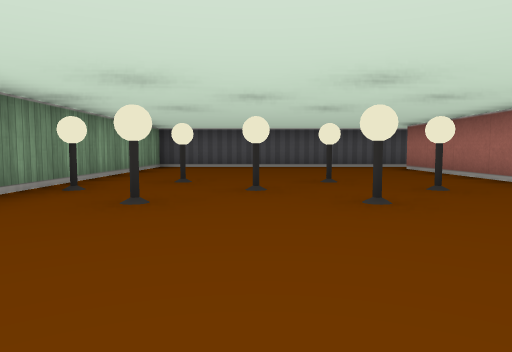
[1] (above)

24 first-person views from a walk through a cub3D level. The camera is about half as high as the walls, tilts 4° down and sees 70° across. The floor is counted in squares. Each view is taken from the middle of a square. On the plan, view 1 faces up. The plan holds only what a view shows up to about 9 squares ahead; the rest is blank.

[2]
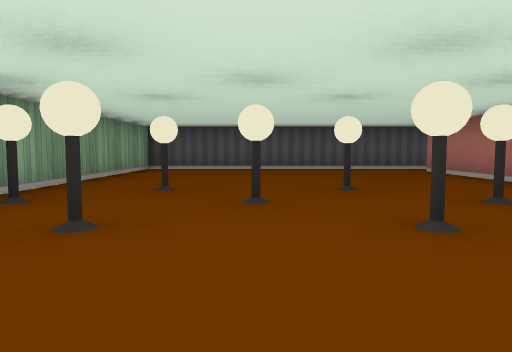

[3]
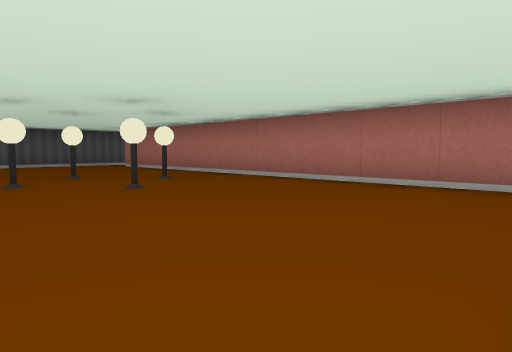

[4]
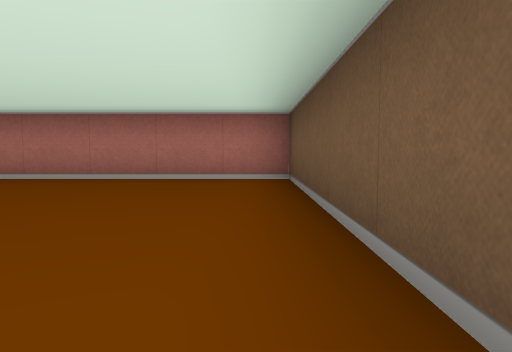

[5]
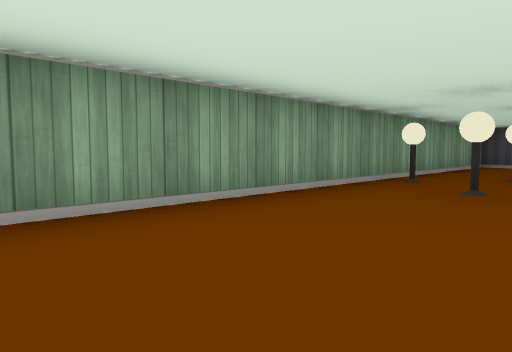

[6]
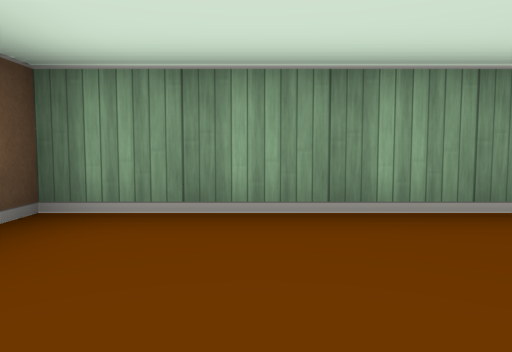

[7]
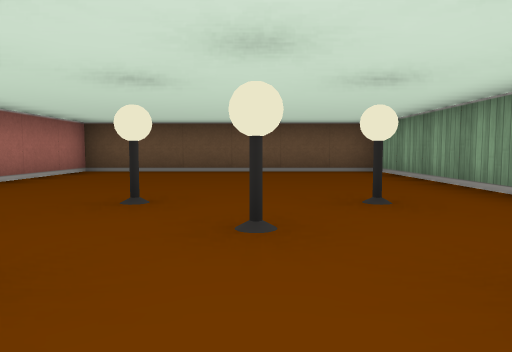

[8]
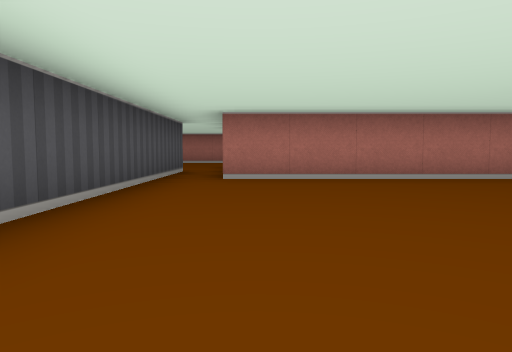

[9]
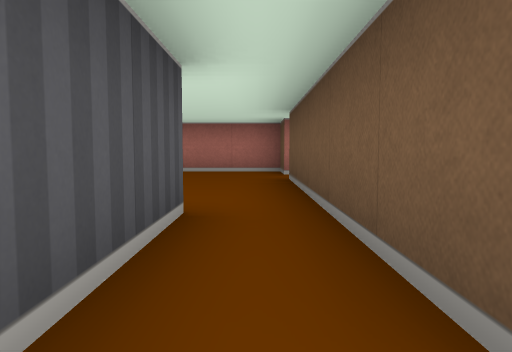

[10]
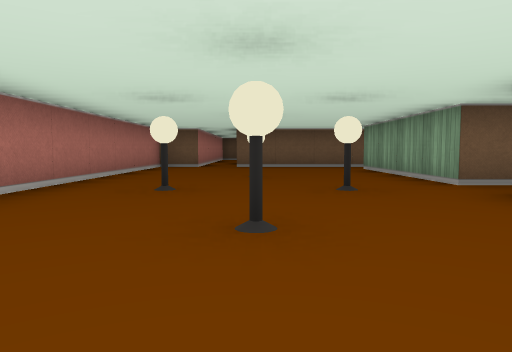

[11]
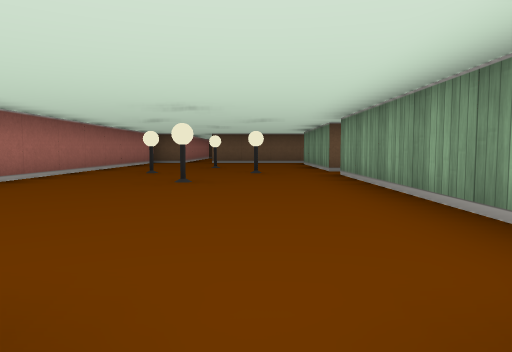

[12]
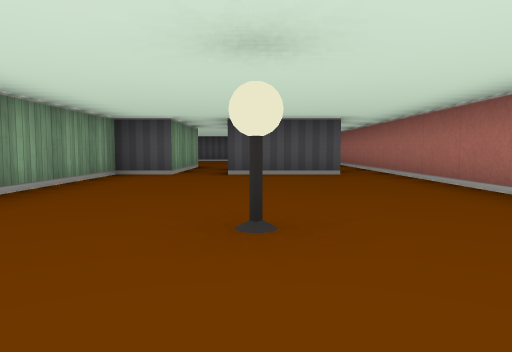

[13]
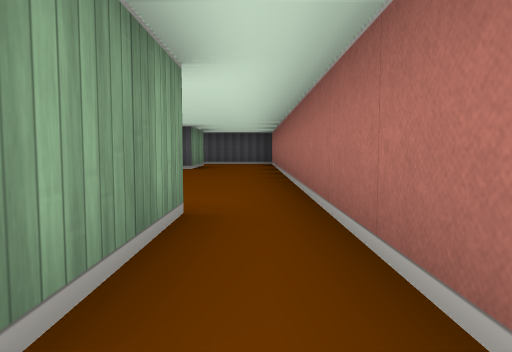

[14]
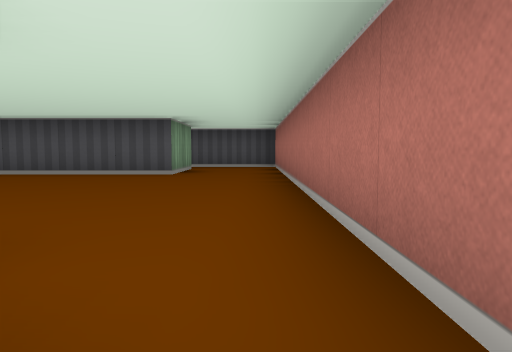

[15]
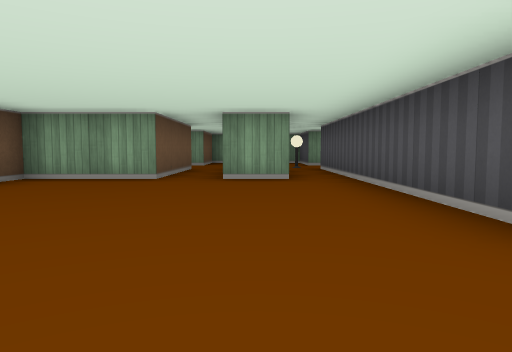

[16]
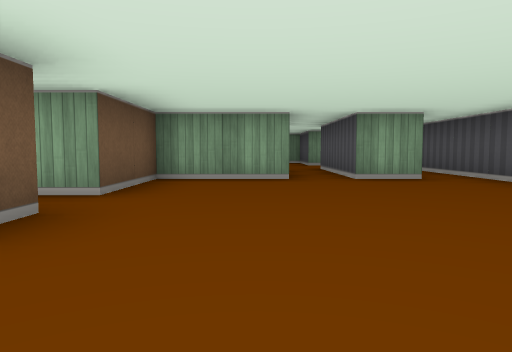

[17]
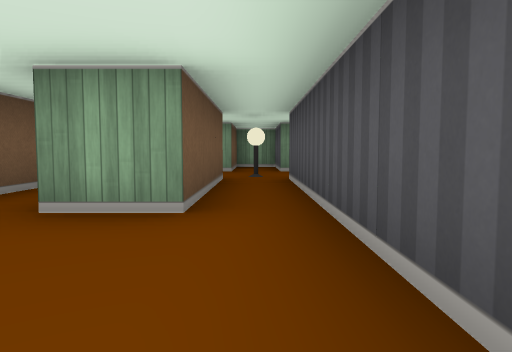

[18]
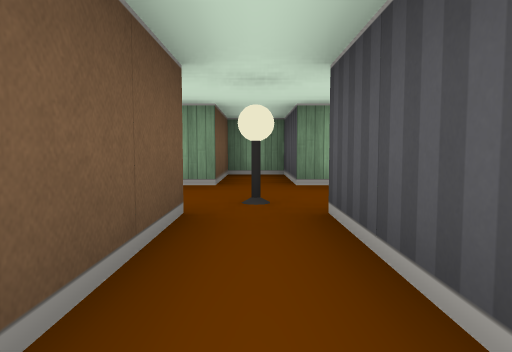

[19]
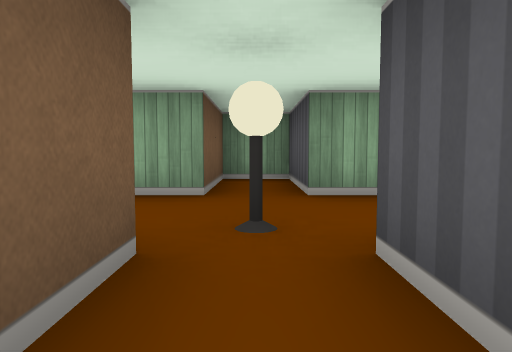

[20]
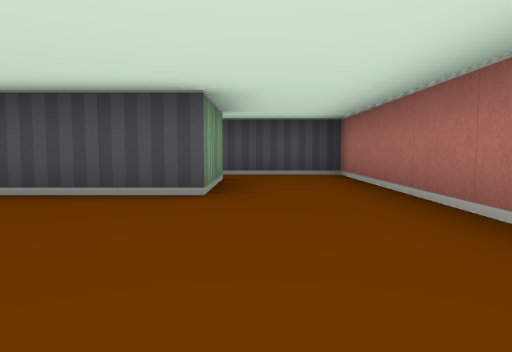

[21]
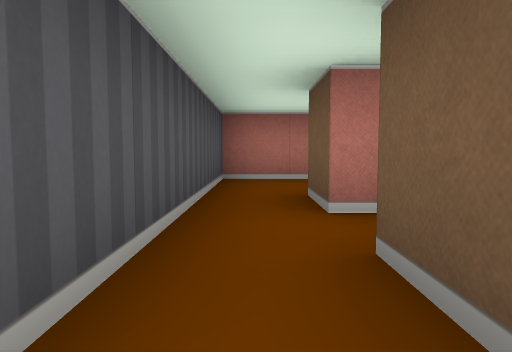

[22]
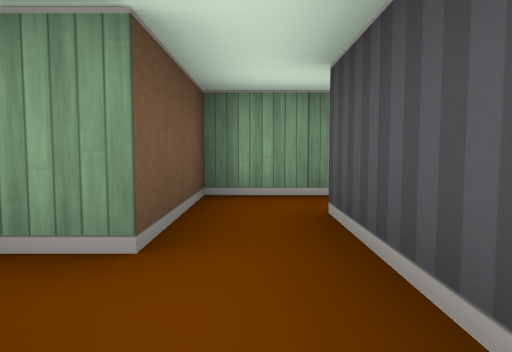

[23]
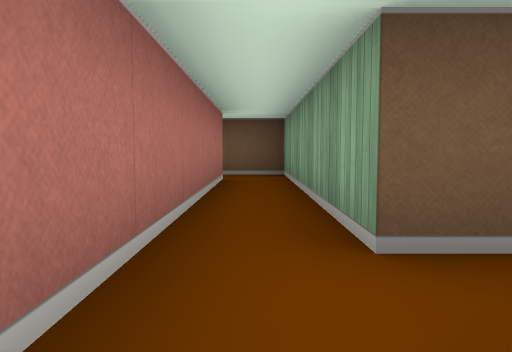

[24]
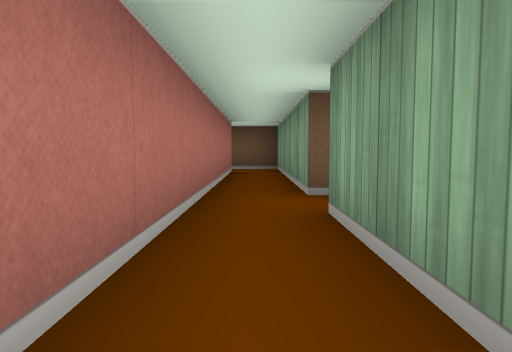

### Floor plan
Ten units are one square. View 1 is at (0, 0); x grows to the right and y downward. Boxes are objects, and circles mark ways between rooms. Rooms are numbered by the first view taken in them; rooms with no view inside come last. Other rooms are left out.
<svg viewBox="-30 -389 140 409">
<path fill="none" stroke="#000" d="M35 -95 -25 -95 -25 15 35 15 35 -85M48 -135 55 -135 55 -95 35 -95M95 -85 105 -85 105 -205M35 -85 85 -85M65 -205 55 -205 55 -145M95 -205 75 -205M15 -255 45 -255 45 -235 65 -235 65 -205M15 -275 45 -275 45 -265 15 -265M95 -225 95 -205M85 -305 85 -285 15 -285M105 -205 105 -305M-5 -292 -5 -285 -25 -285 -25 -275 -5 -275 -5 -268M39 -355 45 -355 45 -305 55 -305M45 -384 45 -365M55 -315 55 -384M75 -305 85 -305M55 -305 65 -305 65 -299M105 -305 105 -315 55 -315"/>
<rect x="-25" y="-45" width="10" height="10" fill="#bbb"><title>lamp</title></rect>
<rect x="-15" y="-35" width="10" height="10" fill="#bbb"><title>lamp</title></rect>
<rect x="-15" y="-55" width="10" height="10" fill="#bbb"><title>lamp</title></rect>
<rect x="-5" y="-45" width="10" height="10" fill="#bbb"><title>lamp</title></rect>
<rect x="5" y="-35" width="10" height="10" fill="#bbb"><title>lamp</title></rect>
<rect x="5" y="-55" width="10" height="10" fill="#bbb"><title>lamp</title></rect>
<rect x="15" y="-45" width="10" height="10" fill="#bbb"><title>lamp</title></rect>
<rect x="65" y="-145" width="10" height="10" fill="#bbb"><title>lamp</title></rect>
<rect x="75" y="-125" width="10" height="10" fill="#bbb"><title>lamp</title></rect>
<rect x="75" y="-165" width="10" height="10" fill="#bbb"><title>lamp</title></rect>
<rect x="85" y="-145" width="10" height="10" fill="#bbb"><title>lamp</title></rect>
<rect x="5" y="-285" width="10" height="10" fill="#bbb"><title>lamp</title></rect>
<circle cx="45" cy="-90" r="3" fill="#2a7"/>
<circle cx="85" cy="-210" r="3" fill="#2a7"/>
<circle cx="95" cy="-295" r="3" fill="#2a7"/>
<circle cx="60" cy="-310" r="3" fill="#2a7"/>
<text x="0" y="-40">1</text>
<text x="80" y="-130">2</text>
<text x="60" y="-260">3</text>
<text x="50" y="-350">4</text>
<text x="80" y="-310">5</text>
</svg>
Room 1 opens to room 2. Room 2 opens to room 3. Room 3 opens to room 5. Room 4 opens to room 5.

Where each view was taken, in squares from view 1:
view 1: 0 up, 0 right, facing up
view 2: 1 up, 0 right, facing up
view 3: 1 down, 1 left, facing up-right
view 4: 1 down, 2 left, facing right
view 5: 1 down, 0 right, facing up-left
view 6: 0 up, 0 right, facing left
view 7: 6 up, 0 right, facing down
view 8: 8 up, 2 left, facing right
view 9: 9 up, 3 right, facing right
view 10: 18 up, 8 right, facing down
view 11: 21 up, 7 right, facing down
view 12: 14 up, 8 right, facing up
view 13: 20 up, 10 right, facing up
view 14: 22 up, 10 right, facing up
view 15: 27 up, 10 right, facing left
view 16: 25 up, 10 right, facing left
view 17: 28 up, 7 right, facing left
view 18: 28 up, 4 right, facing left
view 19: 28 up, 3 right, facing left
view 20: 25 up, 9 right, facing up
view 21: 31 up, 5 right, facing right
view 22: 31 up, 8 right, facing left
view 23: 37 up, 5 right, facing down
view 24: 39 up, 5 right, facing down
